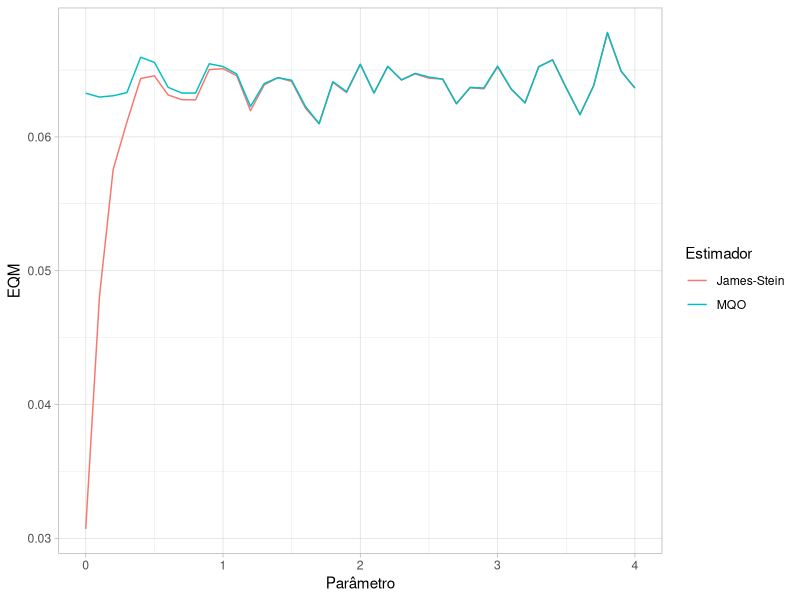
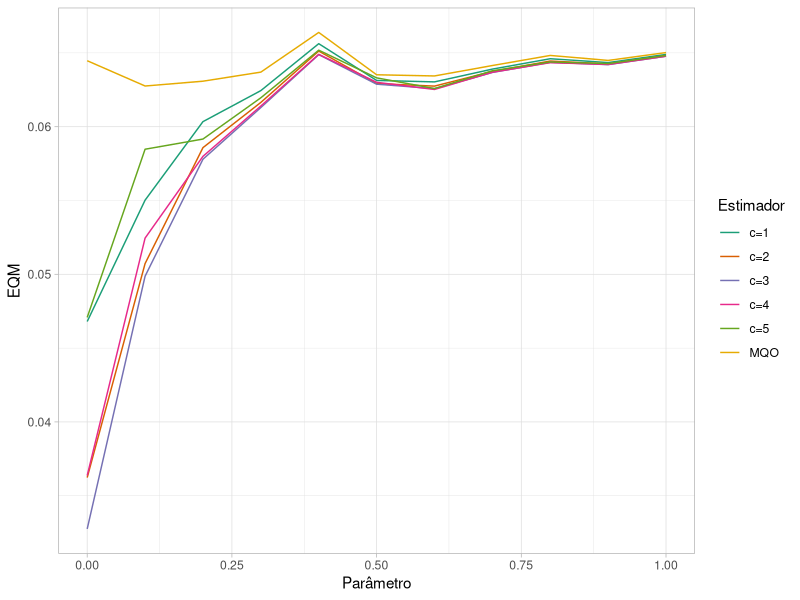

Write R code to recreate these figures, in order.
## ---- chunk 1

library(purrr)
library(ggplot2)
library(tidyr)
library(tibble)
library(dplyr)

## ---- chunk 2

simul_various_regs <- function(true_par,regs,n,k){
  
  x <- matrix(rnorm(n*k),ncol = k)
  y <- x%*%rep(true_par,k) + rnorm(n)
  
  res <- lm(y ~ x)
  
  ols <- coef(res)
  shrink_js <- n*as.vector(t(ols[-1])%*%cov(x)%*%ols[-1])
  ols_mat <- t(replicate(length(regs),ols[-1]))
  
  stein <- ols_mat - as.matrix(regs)%*%ols[-1]/shrink_js
  stein <- cbind(ols[1],stein)
  
  rownames(stein) <- regs
  
  return(rbind(ols,stein))
  
}


## ---- chunk 3

monte_carlo_loss <- function(true_par,regs,n,k,p){
  
  input <- replicate(p,true_par,simplify = F)
  output <- map(input,simul_various_regs,regs = regs,n = n,k = k)
  
  cofs <- c(0,rep(true_par,k))
  
  true_par_mat <- t(replicate(length(regs)+1,c(cofs)))
  
  loss <- map(output,function(x){(x-true_par_mat)^2 %>% rowSums()})
  
  loss <- do.call(rbind,loss) %>% colMeans()
  
  return(loss)
  
}


## ---- chunk 4

monte_carlo_pars <- function(true_pars,regs,n,k,p){
  
  input <- as.list(true_pars)
  output <- map(input,monte_carlo_loss,regs = regs,n=n,k=k,p=p)
  
  result <- do.call(rbind,output)
  rownames(result) <- true_pars
  
  
  return(result)
  
}


## ---- chunk 5

params <- seq(0,4,by=0.1)

teste <- monte_carlo_pars(params,3,100,5,1000)

## ---- chunk 6

tidy_teste <- as_tibble(teste) %>% 
  rename("James-Stein"="3", "MQO" = ols) %>% 
  bind_cols(params = params) %>% 
  pivot_longer(!params)

ggplot(tidy_teste,aes(x=params,y=value,color=name)) + 
  geom_line() + 
  labs(x = "Parâmetro", y = "EQM", color = "Estimador") + 
  theme_light()

## ---- chunk 7

params <- seq(0,1,by=0.1)
regs <- seq(1,5,by=1)

teste <- monte_carlo_pars(params,regs,100,5,1000)


tidy_teste <- as_tibble(teste) %>% 
  rename("MQO" = ols) %>% 
  rename_with(.fn = ~(paste0("c=",.)),.cols = matches("[[:digit:]]")) %>% 
  bind_cols(params = params) %>% pivot_longer(!params)

ggplot(tidy_teste,aes(x=params,y=value,color=name)) + 
  geom_line() + labs(x = "Parâmetro", y = "EQM", color = "Estimador") + 
  theme_light() + 
  scale_color_brewer(palette = "Dark2")


